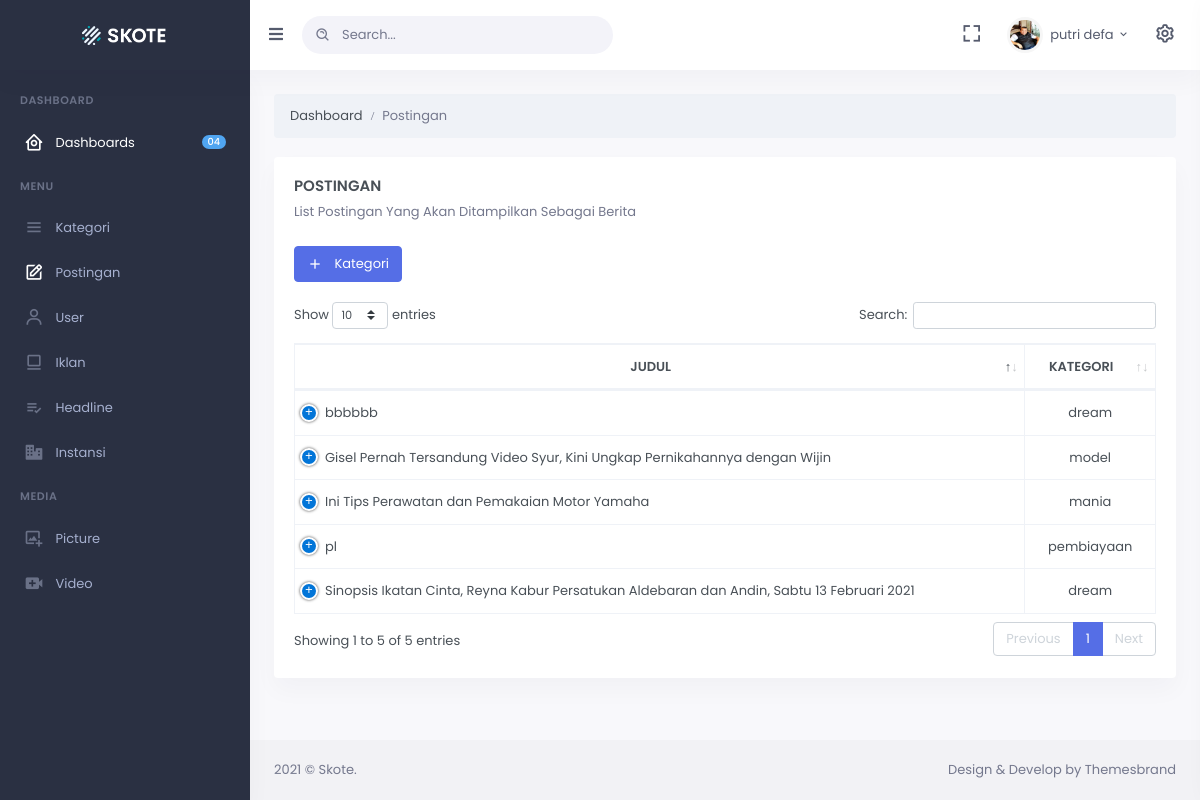
Page /admin/index.php?page=post (signed in) on the committed database.
### tables this page shows
CREATE TABLE `post` (
  `id_post` int(100) NOT NULL,
  `judul` varchar(100) NOT NULL,
  `kata_kunci` varchar(100) NOT NULL,
  `id_kategori` int(100) NOT NULL,
  `short_deskripsi` text NOT NULL,
  `gambar` varchar(100) DEFAULT NULL,
  `caption` varchar(100) DEFAULT NULL,
  `visit` int(11) NOT NULL DEFAULT 0,
  `created_at` timestamp NOT NULL DEFAULT current_timestamp(),
  `deskripsi` text NOT NULL,
  `nama_lengkap` varchar(50) NOT NULL,
  `slug` varchar(255) NOT NULL
);

CREATE TABLE `kategori` (
  `id_kategori` int(100) NOT NULL,
  `nama_kategori` varchar(50) NOT NULL,
  `slug` varchar(100) NOT NULL
);

### pages/post/tampil.php (the view, shortened to what this page needs)
<div class="page-title-right">
   <ol class="breadcrumb m-0">
      <li class="breadcrumb-item"><a href="javascript: void(0);">Dashboard</a></li>
      <li class="breadcrumb-item active">Postingan</li>
   </ol>
</div>
<div class="row">
   <div class="col-12">
      <div class="card">
         <div class="card-body">
            <h4 class="card-title">POSTINGAN</h4>
            <p class="card-title-desc">List Postingan Yang Akan Ditampilkan Sebagai Berita
            </p>
            <a href="index.php?page=post&aksi=tambah" class="btn btn-primary waves-effect waves-light" data-toogle="tooltip" data-placement="bottom" title="Tamba Data"><i class="bx bx-plus font-size-16 align-middle mr-2"></i> Kategori</a><br><br>
            <table id="datatable" class="table table-bordered dt-responsive nowrap" style="border-collapse: collapse; border-spacing: 0; width: 100%;">
               <thead>
                  <tr>
                     <th>
                        <center>JUDUL</center>
                     </th>
                      <th>
                        <center>KATEGORI</center>
                     </th>
                  </tr>
               </thead>
               <tbody>
                  <tr>
                     <?php
                        $TAMPIL = "SELECT kategori.*,post.* FROM post
                        INNER JOIN kategori ON post.id_kategori=kategori.id_kategori
                        ORDER BY post.id_post DESC";
                        $HASIL = mysqli_query($koneksi,$TAMPIL);
                          while ($row=mysqli_fetch_array($HASIL)) {
                        $JUDUL    = $row['judul'];
                        $NAMA_KATEGORI    = $row['nama_kategori'];
                        ?>
                     <td>
                        <?php echo $JUDUL; ?>
                     </td>
                     <td>
                        <center><?php echo $NAMA_KATEGORI; ?></center>
                     </td>
                  </tr>
                  <?php
                  }
                   ?>
               </tbody>
            </table>
         </div>
      </div>
   </div>
</div>

### rows in the picture
post: judul "Ini Tips Perawatan dan Pemakaian Motor Yamaha", id_kategori.nama_kategori "mania"
post: judul "Gisel Pernah Tersandung Video Syur, Kini Ungkap Pernikahannya dengan Wijin", id_kategori.nama_kategori "model"
post: judul "Sinopsis Ikatan Cinta, Reyna Kabur Persatukan Aldebaran dan Andin, Sabtu 13 Februari 2021", id_kategori.nama_kategori "dream"
post: judul "bbbbbb", id_kategori.nama_kategori "dream"
post: judul "pl", id_kategori.nama_kategori "pembiayaan"

### other values in the picture
$_SESSION['nama_lengkap'] "putri defa"
